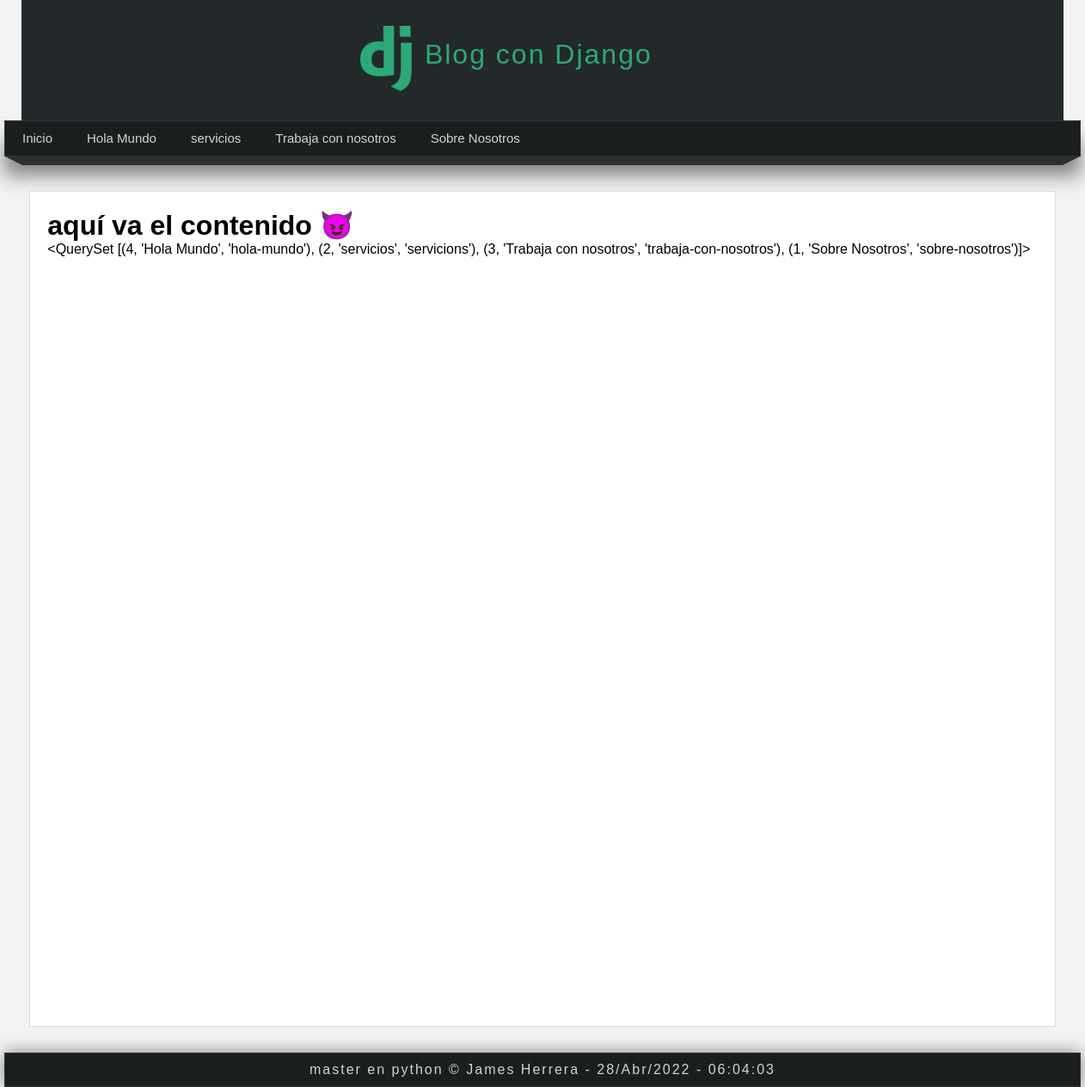
The page / on the database its author committed.
### pages/models.py (models this page shows, shortened)
class Page(models.Model):
    title=models.CharField(max_length=50, verbose_name='Titulo')
    content=RichTextField(verbose_name='Contenido')
    slug=models.CharField(unique=True, max_length=150, verbose_name='URL amigable')
    order=models.IntegerField(default=0, verbose_name='Orden')
    visible=models.BooleanField(verbose_name='Visible')
    created_at=models.DateTimeField(auto_now_add=True, verbose_name='Creado el')
    updated_at=models.DateTimeField(auto_now=True, verbose_name='Actualizado el')
    class Meta:
        verbose_name='Pagina'
        verbose_name_plural='Paginas'

### mainapp/views.py (the view)
# urls.py: path('', views.index, name="index"),
def index(request):
    return render(request, 'mainapp/index.html',{
        'title':'inicio'
    })

### pages/context_processor.py (called while the page is built)
def get_pages(request):
    pages=Page.objects.filter(visible=True).values_list('id', 'title', 'slug').order_by('order')
    return {
        'pages':pages
    }

### mainapp/templates/mainapp/index.html (shortened to what this page needs)
{% extends 'layouts/layout.html' %}
{% block content %}
    <h1>aquí va el contenido 😈</h1>
    {{pages}}
{% endblock content %}

### mainapp/templates/layouts/layout.html (shortened to what this page needs)
{%load static%}
<!DOCTYPE html>
<html lang="es">
<head>
    <link rel="stylesheet" type="text/css" href="{% static 'css/styles.css' %}">
</head>
<body>
    <header>
        <div id="logotipo">
            <img src="{%static 'images/logo.png'%}" alt=""/>
            <h1>Blog con Django</h1>
        </div>
    </header>
    <nav>
        <ul>
            <li>
                <a href="{% url 'index' %}">Inicio</a>
            </li>
            {% for page in pages %}
            <li>
                <a href="{% url 'page' page.2 %}">{{page.1}}</a>
            </li>
            {% endfor %}
        </ul>
    </nav>
    <div class="barra">
        <span class="esquina_izq"></span>
        <span class="relleno_barra"></span>
        <span class="esquina_der"></span>
    </div>
    <main id="content">
        <div class="box">
            {%block content%}{%endblock%}
        </div>
    </main>
    <footer>
        master en python &copy; James Herrera - {% now "d/M/Y - h:m:s" %}
    </footer>
</body>
</html>

### mainapp/static/css/styles.css (style rules this page uses)
* { margin: 0px; padding: 0px; font-family: sans-serif; text-decoration: none; }
body { background-color: #f2f2f2; }
header { width: 1212px; height: 140px; background-color: #23282b; margin: 0 auto; }
#logotipo { width: 35%; height: 140px; margin: 0 auto; padding-top: 10px; }
#logotipo h1 { display: block; float: left; margin-top: 35px; margin-left: 15px; letter-spacing: 2px; font-weight: lighter; color: #2ba977; }
#logotipo img { display: block; width: 60px; float: left; margin-top: 20px; }
nav { width: 1250px; height: 40px; margin: 0 auto; background-color: #1B1E1F; border: 1px solid #333333; box-shadow: 0px 22px 22px gray; font-size: 15px; }
nav ul { list-style: none; text-decoration: none; }
nav ul li { line-height: 40px; float: left; }
nav ul li a { display: block; padding:0px 20px; color: #d1d4d6; }
.barra { width: 1250px; margin: 0 auto; }
.esquina_izq { display: block; border-left: 20px solid transparent; border-top: 10px solid #2B2F30; float: left; }
.esquina_der { display: block; border-right: 20px solid transparent; border-top: 10px solid #2B2F30; float: right; }
.relleno_barra { display: block; width: 1210px; height: 10px; background-color:#2B2F30; float: left; }
#content { width: 1212px; min-height: 930px; margin: 0 auto; margin-bottom: 30px; margin-top: 40px; }
.box { background: white; width: 95%; min-height: 930px; padding: 20px; border: solid 1px #ddd; margin: 0 auto; }
footer { width: 1250px; background-color: #1B1E1F; border: 1px solid #333; color: #d1d4d6; text-align: center; padding: 10px 0px; box-shadow: 0px 0px 20px gray; margin: 0 auto; letter-spacing: 2px; }

### rows shown on the page
Page: title "Hola Mundo"
Page: title "servicios"
Page: title "Trabaja con nosotros"
Page: title "Sobre Nosotros"

### other values the page prints
{{ pages }} "<QuerySet [(4, 'Hola Mundo', 'hola-mundo'), (2, 'servicios', 'servicions'), (3, 'Trabaja con nosotros', 'trabaja-con-nosotros'), (1, 'Sobre Nosotros', 'sobre-nosotros')]>"
